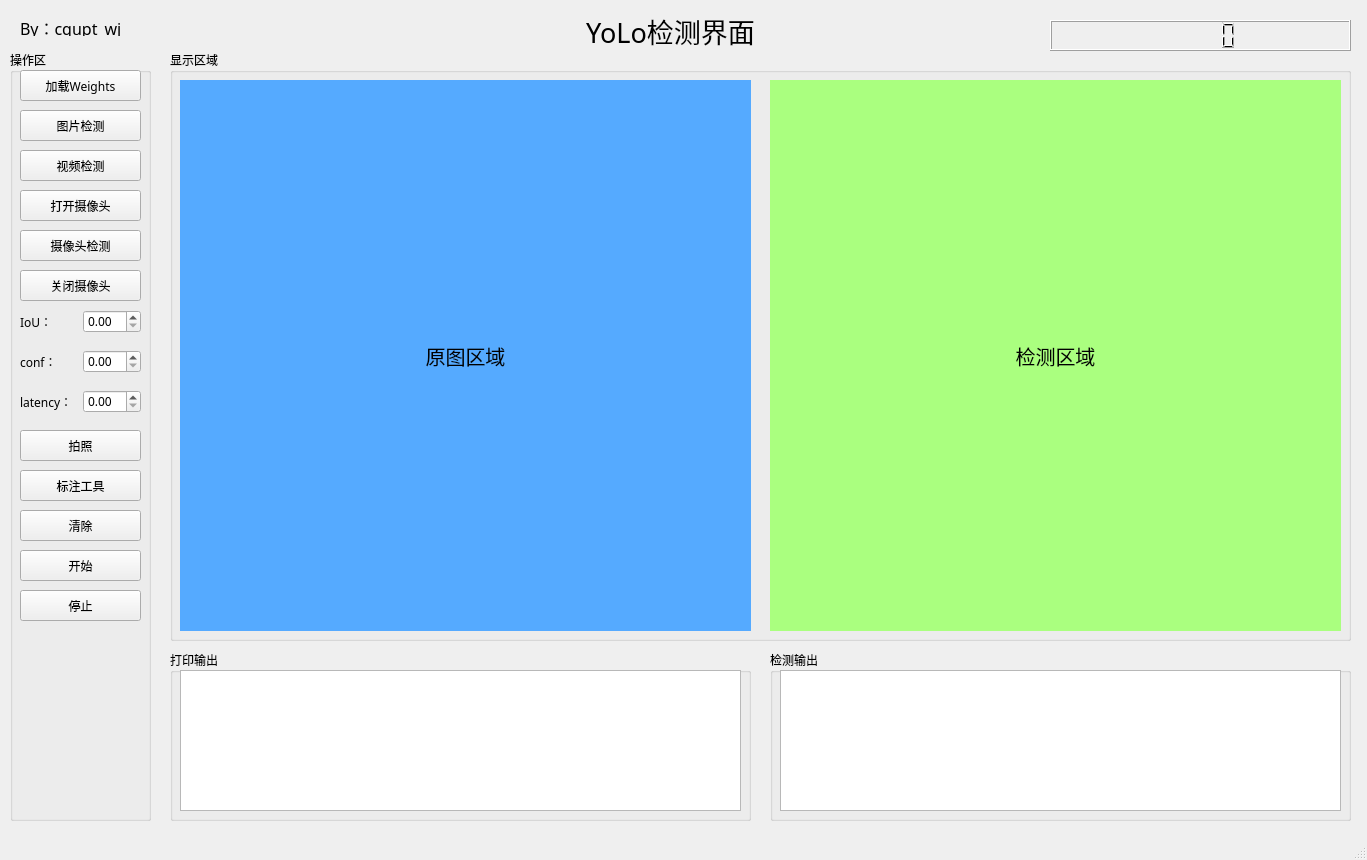
<?xml version="1.0" encoding="UTF-8"?>
<ui version="4.0">
 <class>MainWindow</class>
 <widget class="QMainWindow" name="MainWindow">
  <property name="geometry">
   <rect>
    <x>0</x>
    <y>0</y>
    <width>1367</width>
    <height>860</height>
   </rect>
  </property>
  <property name="font">
   <font>
    <family>Adobe 宋体 Std L</family>
   </font>
  </property>
  <property name="windowTitle">
   <string>MainWindow</string>
  </property>
  <widget class="QWidget" name="centralwidget">
   <widget class="QGroupBox" name="groupBox">
    <property name="geometry">
     <rect>
      <x>10</x>
      <y>50</y>
      <width>141</width>
      <height>771</height>
     </rect>
    </property>
    <property name="font">
     <font>
      <family>Adobe 黑体 Std R</family>
     </font>
    </property>
    <property name="title">
     <string>操作区</string>
    </property>
    <widget class="QPushButton" name="btn_loadweight">
     <property name="geometry">
      <rect>
       <x>10</x>
       <y>20</y>
       <width>121</width>
       <height>31</height>
      </rect>
     </property>
     <property name="text">
      <string>加载Weights</string>
     </property>
    </widget>
    <widget class="QPushButton" name="btn_loadimg">
     <property name="geometry">
      <rect>
       <x>10</x>
       <y>60</y>
       <width>121</width>
       <height>31</height>
      </rect>
     </property>
     <property name="text">
      <string>图片检测</string>
     </property>
    </widget>
    <widget class="QPushButton" name="btn_loadvideo">
     <property name="geometry">
      <rect>
       <x>10</x>
       <y>100</y>
       <width>121</width>
       <height>31</height>
      </rect>
     </property>
     <property name="text">
      <string>视频检测</string>
     </property>
    </widget>
    <widget class="QPushButton" name="btn_opencamera">
     <property name="geometry">
      <rect>
       <x>10</x>
       <y>140</y>
       <width>121</width>
       <height>31</height>
      </rect>
     </property>
     <property name="text">
      <string>打开摄像头</string>
     </property>
    </widget>
    <widget class="QPushButton" name="btn_going">
     <property name="geometry">
      <rect>
       <x>10</x>
       <y>500</y>
       <width>121</width>
       <height>31</height>
      </rect>
     </property>
     <property name="text">
      <string>开始</string>
     </property>
    </widget>
    <widget class="QPushButton" name="btn_stop">
     <property name="geometry">
      <rect>
       <x>10</x>
       <y>540</y>
       <width>121</width>
       <height>31</height>
      </rect>
     </property>
     <property name="text">
      <string>停止</string>
     </property>
    </widget>
    <widget class="QPushButton" name="btn_takephoto">
     <property name="geometry">
      <rect>
       <x>10</x>
       <y>380</y>
       <width>121</width>
       <height>31</height>
      </rect>
     </property>
     <property name="text">
      <string>拍照</string>
     </property>
    </widget>
    <widget class="QPushButton" name="btn_clear">
     <property name="geometry">
      <rect>
       <x>10</x>
       <y>460</y>
       <width>121</width>
       <height>31</height>
      </rect>
     </property>
     <property name="text">
      <string>清除</string>
     </property>
    </widget>
    <widget class="QPushButton" name="btn_labelimg">
     <property name="geometry">
      <rect>
       <x>10</x>
       <y>420</y>
       <width>121</width>
       <height>31</height>
      </rect>
     </property>
     <property name="text">
      <string>标注工具</string>
     </property>
    </widget>
    <widget class="QPushButton" name="btn_closecamera">
     <property name="geometry">
      <rect>
       <x>10</x>
       <y>220</y>
       <width>121</width>
       <height>31</height>
      </rect>
     </property>
     <property name="text">
      <string>关闭摄像头</string>
     </property>
    </widget>
    <widget class="QWidget" name="layoutWidget">
     <property name="geometry">
      <rect>
       <x>10</x>
       <y>300</y>
       <width>121</width>
       <height>23</height>
      </rect>
     </property>
     <layout class="QHBoxLayout" name="horizontalLayout_2">
      <item>
       <widget class="QLabel" name="label_2">
        <property name="text">
         <string>conf：</string>
        </property>
       </widget>
      </item>
      <item>
       <widget class="QDoubleSpinBox" name="confSpinBox"/>
      </item>
     </layout>
    </widget>
    <widget class="QWidget" name="layoutWidget_2">
     <property name="geometry">
      <rect>
       <x>10</x>
       <y>340</y>
       <width>121</width>
       <height>23</height>
      </rect>
     </property>
     <layout class="QHBoxLayout" name="horizontalLayout_3">
      <item>
       <widget class="QLabel" name="label_3">
        <property name="text">
         <string>latency：</string>
        </property>
       </widget>
      </item>
      <item>
       <widget class="QDoubleSpinBox" name="latencySpinBox"/>
      </item>
     </layout>
    </widget>
    <widget class="QWidget" name="layoutWidget">
     <property name="geometry">
      <rect>
       <x>10</x>
       <y>260</y>
       <width>121</width>
       <height>23</height>
      </rect>
     </property>
     <layout class="QHBoxLayout" name="horizontalLayout">
      <item>
       <widget class="QLabel" name="label">
        <property name="text">
         <string>IoU：</string>
        </property>
       </widget>
      </item>
      <item>
       <widget class="QDoubleSpinBox" name="iouSpinBox"/>
      </item>
     </layout>
    </widget>
    <widget class="QPushButton" name="btn_initweight">
     <property name="geometry">
      <rect>
       <x>10</x>
       <y>180</y>
       <width>121</width>
       <height>31</height>
      </rect>
     </property>
     <property name="text">
      <string>摄像头检测</string>
     </property>
    </widget>
   </widget>
   <widget class="QGroupBox" name="groupBox_2">
    <property name="geometry">
     <rect>
      <x>170</x>
      <y>50</y>
      <width>1181</width>
      <height>591</height>
     </rect>
    </property>
    <property name="title">
     <string>显示区域</string>
    </property>
    <widget class="QLabel" name="label_origin">
     <property name="geometry">
      <rect>
       <x>10</x>
       <y>30</y>
       <width>571</width>
       <height>551</height>
      </rect>
     </property>
     <property name="font">
      <font>
       <pointsize>15</pointsize>
      </font>
     </property>
     <property name="styleSheet">
      <string notr="true">background-color: rgb(85, 170, 255);</string>
     </property>
     <property name="text">
      <string>原图区域</string>
     </property>
     <property name="alignment">
      <set>Qt::AlignCenter</set>
     </property>
    </widget>
    <widget class="QLabel" name="label_detect">
     <property name="geometry">
      <rect>
       <x>600</x>
       <y>30</y>
       <width>571</width>
       <height>551</height>
      </rect>
     </property>
     <property name="font">
      <font>
       <pointsize>15</pointsize>
      </font>
     </property>
     <property name="styleSheet">
      <string notr="true">background-color: rgb(170, 255, 127);</string>
     </property>
     <property name="text">
      <string>检测区域</string>
     </property>
     <property name="alignment">
      <set>Qt::AlignCenter</set>
     </property>
    </widget>
   </widget>
   <widget class="QLabel" name="label_mian_titlle">
    <property name="geometry">
     <rect>
      <x>530</x>
      <y>10</y>
      <width>281</width>
      <height>41</height>
     </rect>
    </property>
    <property name="font">
     <font>
      <family>Adobe Devanagari</family>
      <pointsize>20</pointsize>
     </font>
    </property>
    <property name="layoutDirection">
     <enum>Qt::LeftToRight</enum>
    </property>
    <property name="text">
     <string>YoLo检测界面</string>
    </property>
    <property name="alignment">
     <set>Qt::AlignCenter</set>
    </property>
   </widget>
   <widget class="QLCDNumber" name="lcdNumber">
    <property name="geometry">
     <rect>
      <x>1050</x>
      <y>20</y>
      <width>301</width>
      <height>31</height>
     </rect>
    </property>
    <property name="font">
     <font>
      <family>Adobe 黑体 Std R</family>
     </font>
    </property>
   </widget>
   <widget class="QGroupBox" name="groupBox_3">
    <property name="geometry">
     <rect>
      <x>170</x>
      <y>650</y>
      <width>581</width>
      <height>171</height>
     </rect>
    </property>
    <property name="title">
     <string>打印输出</string>
    </property>
    <widget class="QTextBrowser" name="textBrowser_print">
     <property name="geometry">
      <rect>
       <x>10</x>
       <y>20</y>
       <width>561</width>
       <height>141</height>
      </rect>
     </property>
    </widget>
   </widget>
   <widget class="QGroupBox" name="groupBox_4">
    <property name="geometry">
     <rect>
      <x>770</x>
      <y>650</y>
      <width>581</width>
      <height>171</height>
     </rect>
    </property>
    <property name="title">
     <string>检测输出</string>
    </property>
    <widget class="QTextBrowser" name="textBrowser_detect">
     <property name="geometry">
      <rect>
       <x>10</x>
       <y>20</y>
       <width>561</width>
       <height>141</height>
      </rect>
     </property>
    </widget>
   </widget>
   <widget class="QLabel" name="label_author">
    <property name="geometry">
     <rect>
      <x>20</x>
      <y>20</y>
      <width>111</width>
      <height>16</height>
     </rect>
    </property>
    <property name="font">
     <font>
      <family>Adobe 黑体 Std R</family>
      <pointsize>12</pointsize>
     </font>
    </property>
    <property name="text">
     <string>By：cqupt_wj</string>
    </property>
   </widget>
  </widget>
  <widget class="QMenuBar" name="menubar">
   <property name="geometry">
    <rect>
     <x>0</x>
     <y>0</y>
     <width>1367</width>
     <height>23</height>
    </rect>
   </property>
  </widget>
  <widget class="QStatusBar" name="statusbar"/>
 </widget>
 <resources/>
 <connections/>
</ui>
